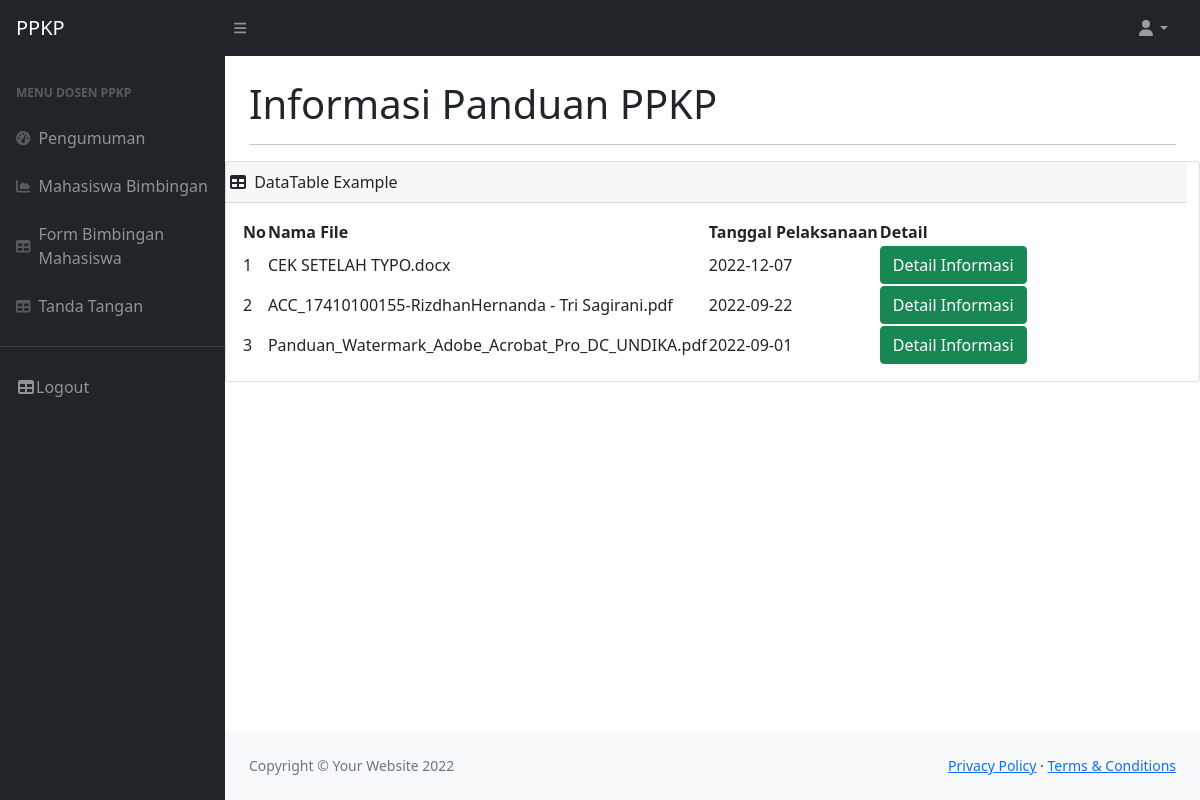
The app's page /Informasi-Panduan-PPKP.php with its own data.
### tables this page shows
CREATE TABLE `pengumuman` (
  `id` int(11) NOT NULL,
  `jenis_pengumuman` varchar(100) NOT NULL,
  `isi_pengumuman` text NOT NULL,
  `tanggal_pelaksanaan` date NOT NULL,
  `tanggal_berakhir` date NOT NULL
);

### Informasi-Panduan-PPKP.php (the view, shortened to what this page needs)
<!DOCTYPE html>
<html lang="en">
    <head>
        <link href="https://cdn.jsdelivr.net/npm/simple-datatables@latest/dist/style.css" rel="stylesheet" />
        <link href="css/styles.css" rel="stylesheet" />
        <link href="vendor/fontawesome-free/css/all.min.css" rel="stylesheet" type="text/css">
    </head>
    <body class="sb-nav-fixed">
    <?php
            require('_partial/navbar.php');
            require('_partial/sidebar.php');
            ?>
                <main>
                    <div class="container-fluid px-4">
                        <h1 class="mt-4">Informasi Panduan PPKP</h1>
                        <hr>
                    </div>
                    <div class="card mb-4">
                        <div class="row col-md-12">
                            <div class="card-header col-md-12">
                                <i class="fas fa-table me-1"></i>
                                DataTable Example
                            </div>
                        </div>
                            <div class="card-body">
                                <table id="datatablesSimple">
                                    <thead>
                                        <tr>
                                            <th>No</th>
                                            <th>Nama File</th>
                                            <th>Tanggal Pelaksanaan</th>
                                            <th>Detail</th>
                                        </tr>
                                    </thead>
                                    <tbody>
                                    <?php
                                     $no=1;
                                        $sql = "select * from pengumuman where jenis_pengumuman = 'Pengumuman' ORDER BY id DESC";
                                        $query = mysqli_query($koneksi, $sql);
                                            while ($row = mysqli_fetch_array($query))
                                            {
                                            ?>
                                        <tr>
                                            <td><?php echo $no++;?></td>
                                            <td><?php echo $row['isi_pengumuman'];?></td>
                                            <td><?php echo $row['tanggal_pelaksanaan'];?></td>
                                            <td><a class="btn btn-success" href="view/view-panduan-kp.php?nama=<?php echo $row['isi_pengumuman'];?>">Detail Informasi</a></td>
                                        </tr>
                                        <?php
                                            }
                                        ?>
                                    </tbody>
                                </table>
                            </div>
                        </div>
                </main>
                <?php
                require('_partial/footer.php')
                ?>
    </body>
</html>

### records on screen
pengumuman: isi_pengumuman "CEK SETELAH TYPO.docx", tanggal_pelaksanaan "2022-12-07"
pengumuman: isi_pengumuman "ACC_17410100155-RizdhanHernanda - Tri Sagirani.pdf", tanggal_pelaksanaan "2022-09-22"
pengumuman: isi_pengumuman "Panduan_Watermark_Adobe_Acrobat_Pro_DC_UNDIKA.pdf", tanggal_pelaksanaan "2022-09-01"
